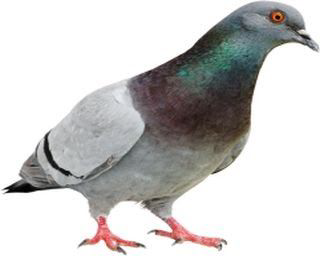
#> input picture Assignment 1 - Bayesian Decision Theory/data/queryimage.png, 320 x 256 px
$ python q5.py
#> lines starting #> are read from the running program, lines starting #| are printed output that depends on the picture; long printed decimals are rounded
# @Date    : 2022-02-14 04:52:39
# @Author  : Praveen B R (COE19B007)
# @Subject : PR
# @Question: Assignment 1 - Q5
#Consider the following images. Obtain the histograms for each of the images.
#Using a suitable distance measure, find the distance between the query image and reference images.

import cv2
import matplotlib.pyplot as plt
import numpy as np
import math

def main():
    query = cv2.imread('data/queryimage.png',0)
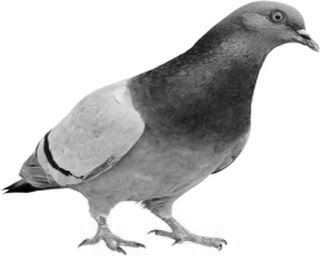
#> query: shape (256, 320); min 0, max 255, mean 202.5
    ref1 = cv2.imread('data/refimage1.png',0)
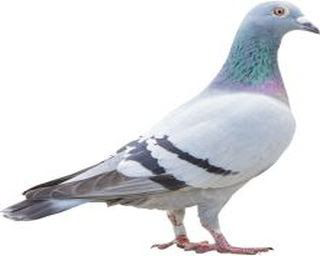
#> input picture Assignment 1 - Bayesian Decision Theory/data/refimage1.png, 320 x 256 px
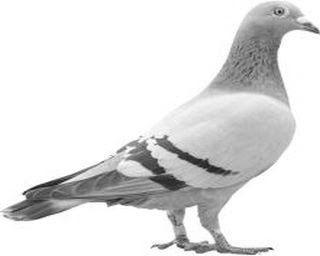
#> ref1: shape (256, 320); min 21, max 255, mean 224.7
    ref2 = cv2.imread('data/refimage2.png',0)
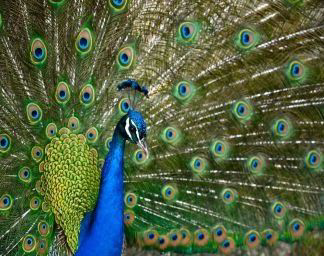
#> input picture Assignment 1 - Bayesian Decision Theory/data/refimage2.png, 324 x 256 px
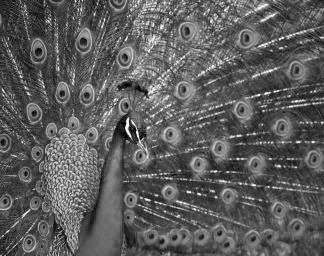
#> ref2: shape (256, 324); min 0, max 253, mean 92.3

    fig,(ax1,ax2,ax3) = plt.subplots(nrows=1,ncols=3,figsize=(15,5))

    ax1.set(title="Query image")
    ax2.set(title="Ref 1 image")
    ax3.set(title="Ref 2 image")
    ax1.hist(query.ravel(),256,[0,256])
    ax2.hist(ref1.ravel(),256,[0,256])
    ax3.hist(ref2.ravel(),256,[0,256])
    plt.show()
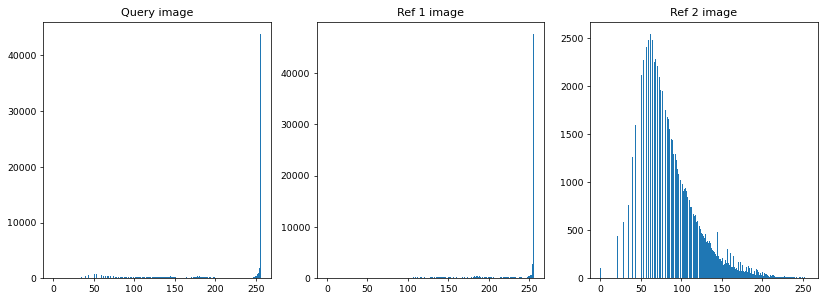
#> figure drawn by matplotlib, 3 panels; panel 1: tallest bar 43805 high, from x = 255 to 256; panel 2: tallest bar 47610 high, from x = 255 to 256; panel 3: tallest bar 2546 high, from x = 61 to 62
    # show the plotting graph of an image
    #print(query.shape)
    #print(ref1.shape)
    #print(ref2.shape)
    query_list = construct_feature(query)
#> query_list = 256 values, max 43805 at index 255, min 0 at index 38, mean 320
    ref1_list  = construct_feature(ref1)
#> ref1_list = 256 values, max 47610 at index 255, min 0 at index 0, mean 320
    ref2_list  = construct_feature(ref2)
#> ref2_list = 256 values, max 2546 at index 61, min 0 at index 1, mean 324

    A = construct_similarity_matrix()
    print("QFD of reference image 1 wrt query image :",quadratic_form_distance(ref1_list,query_list,A))
    print("QFD of reference image 2 wrt query image :",quadratic_form_distance(ref2_list,query_list,A))

def construct_similarity_matrix():
    c_max = 255
    A = np.zeros((256,256))

    for i in range(256):
        for j in range(256):
            if(i == j):
                A[i,j] = 1
            else:
                A[i,j] = 1-(abs(i-j)/c_max)
    return A

def quadratic_form_distance(x,y,A):
    x = np.array(x)
#> x has the same summary as ref1_list in main
    y = np.array(y)
#> y has the same summary as query_list in main

    p  = np.subtract(x,y)
#> p = 256 values, max 3805 at index 255, min -630 at index 50, mean 0
    pt = np.transpose(p)
#> pt has the same summary as p

    a = np.dot(pt,A)
#> a = 256 values from -7152.3 to 7152.3
    d2 = np.dot(a,p)
#> d2 = 133740975
    return math.sqrt(d2)

def construct_feature(img):
    hist = dict()
    for i in range(img.shape[0]):
        for j in range(img.shape[1]):
            if(img[i,j] not in hist.keys()):
                hist[img[i,j]] = 1
            else:
                hist[img[i,j]] += 1
    lst = []
    for i in range(256):
        if(i not in hist.keys()):
            lst.append(0)
        else:
            lst.append(hist[i])
    return lst


if __name__ == "__main__":
    main()
#| QFD of reference image 1 wrt query image : 11564.643
#| QFD of reference image 2 wrt query image : 58506.932
